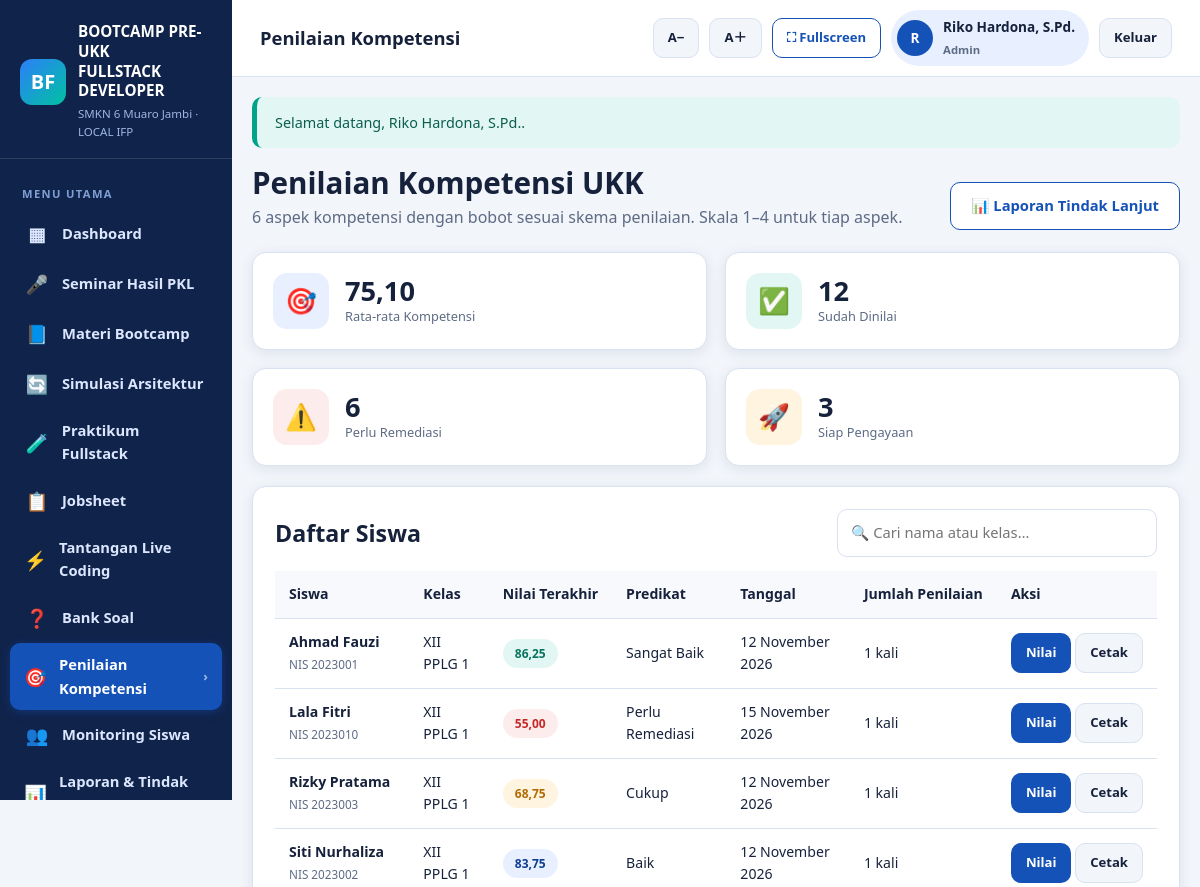
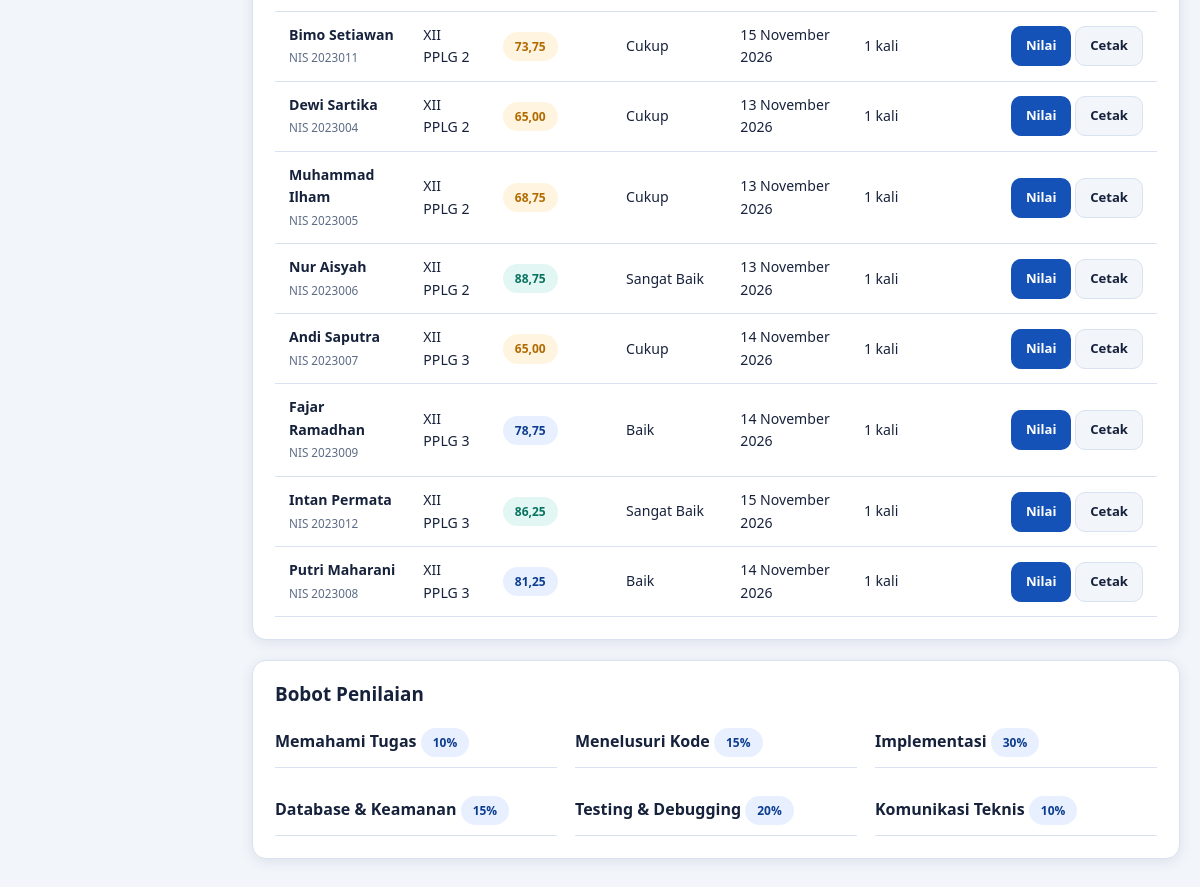
The app's page /modules/assessment/index.php (signed in) with its own data (2 pictures, top to bottom).
### tables this page shows
CREATE TABLE users (
  id          INT UNSIGNED AUTO_INCREMENT PRIMARY KEY,
  username    VARCHAR(50) NOT NULL UNIQUE,
  password    VARCHAR(255) NOT NULL,
  full_name   VARCHAR(120) NOT NULL,
  role        ENUM('admin','guru','siswa') NOT NULL DEFAULT 'guru',
  student_id  INT UNSIGNED DEFAULT NULL,
  is_active   TINYINT(1) NOT NULL DEFAULT 1,
  last_login  DATETIME DEFAULT NULL,
  created_at  TIMESTAMP NOT NULL DEFAULT CURRENT_TIMESTAMP,
  updated_at  TIMESTAMP NOT NULL DEFAULT CURRENT_TIMESTAMP ON UPDATE CURRENT_TIMESTAMP,
  KEY idx_users_role (role),
  CONSTRAINT fk_users_student FOREIGN KEY (student_id) REFERENCES students(id) ON DELETE SET NULL
);

CREATE TABLE competency_assessments (
  id                   INT UNSIGNED AUTO_INCREMENT PRIMARY KEY,
  student_id           INT UNSIGNED NOT NULL,
  assessor_id          INT UNSIGNED DEFAULT NULL,
  assessment_date      DATE NOT NULL,
  score_understanding  TINYINT UNSIGNED NOT NULL DEFAULT 1,
  score_trace          TINYINT UNSIGNED NOT NULL DEFAULT 1,
  score_implementation TINYINT UNSIGNED NOT NULL DEFAULT 1,
  score_db_security    TINYINT UNSIGNED NOT NULL DEFAULT 1,
  score_testing        TINYINT UNSIGNED NOT NULL DEFAULT 1,
  score_communication  TINYINT UNSIGNED NOT NULL DEFAULT 1,
  total_score          DECIMAL(5,2) NOT NULL DEFAULT 0,
  notes                TEXT DEFAULT NULL,
  created_at           TIMESTAMP NOT NULL DEFAULT CURRENT_TIMESTAMP,
  KEY idx_ca_date (assessment_date),
  CONSTRAINT fk_comp_student FOREIGN KEY (student_id) REFERENCES students(id) ON DELETE CASCADE,
  CONSTRAINT fk_comp_assessor FOREIGN KEY (assessor_id) REFERENCES users(id) ON DELETE SET NULL
);

CREATE TABLE students (
  id            INT UNSIGNED AUTO_INCREMENT PRIMARY KEY,
  nis           VARCHAR(30) NOT NULL UNIQUE,
  name          VARCHAR(100) NOT NULL,
  class_name    VARCHAR(30) NOT NULL DEFAULT 'XII PPLG 1',
  gender        ENUM('L','P') NOT NULL DEFAULT 'L',
  phone         VARCHAR(20) DEFAULT NULL,
  email         VARCHAR(120) DEFAULT NULL,
  pkl_place     VARCHAR(180) DEFAULT NULL,
  pkl_title     VARCHAR(200) DEFAULT NULL,
  technologies  TEXT DEFAULT NULL,
  problem_desc  TEXT DEFAULT NULL,
  features      TEXT DEFAULT NULL,
  status        ENUM('aktif','alumni') NOT NULL DEFAULT 'aktif',
  created_at    TIMESTAMP NOT NULL DEFAULT CURRENT_TIMESTAMP,
  updated_at    TIMESTAMP NOT NULL DEFAULT CURRENT_TIMESTAMP ON UPDATE CURRENT_TIMESTAMP
);

### config/database.php (called while the page is built, shortened)
<?php
function db()
{
    static $pdo = null;
    if ($pdo instanceof PDO) {
        return $pdo;
    }
    $dsn = 'mysql:host=' . DB_HOST . ';dbname=' . DB_NAME . ';charset=' . DB_CHARSET;
    try {
        $pdo = new PDO($dsn, DB_USER, DB_PASS, [
            PDO::ATTR_ERRMODE            => PDO::ERRMODE_EXCEPTION,
            PDO::ATTR_DEFAULT_FETCH_MODE => PDO::FETCH_ASSOC,
            PDO::ATTR_EMULATE_PREPARES   => false,
        ]);
    } catch (PDOException $e) {
        http_response_code(500);
        echo '<!doctype html><html lang="id"><meta charset="utf-8">';
        echo '<title>Koneksi Database Gagal</title>';
        echo '<body style="font-family:Arial,sans-serif;padding:40px;line-height:1.7">';
        echo '<h1>Koneksi database gagal</h1>';
        echo '<p>Periksa kembali:</p><ul>';
        echo '<li>Laragon (Apache &amp; MySQL) sudah berjalan.</li>';
        echo '<li>Database <strong>' . htmlspecialchars(DB_NAME) . '</strong> sudah dibuat.</li>';
        echo '<li>File <code>database/database.sql</code> sudah di-import.</li>';
        echo '<li>Pengaturan DB di <code>config/config.php</code> sesuai.</li>';
        echo '</ul><p>Detail teknis: <code>' . htmlspecialchars($e->getMessage()) . '</code></p>';
        echo '</body></html>';
        exit;
    }
    return $pdo;
}
function db_all(string $sql, array $params = []): array
{
    $stmt = db()->prepare($sql);
    $stmt->execute($params);
    return $stmt->fetchAll();
}
function db_one(string $sql, array $params = []): ?array
{
    $stmt = db()->prepare($sql);
    $stmt->execute($params);
    $row = $stmt->fetch();
    return $row === false ? null : $row;
}

### auth/auth.php (called while the page is built, shortened)
<?php
require_once __DIR__ . '/../config/database.php';
function current_user(): ?array
{
    static $cache = null;
    if ($cache !== null) {
        return $cache;
    }
    $cache = db_one(
        'SELECT u.id, u.username, u.full_name, u.role, u.student_id, u.is_active,
                s.name AS student_name, s.class_name
         FROM users u
         LEFT JOIN students s ON s.id = u.student_id
         WHERE u.id = ? AND u.is_active = 1',
        [(int) $_SESSION['user_id']]
    );
    return $cache;
}
function is_logged_in(): bool
{
    return current_user() !== null;
}
function user_role(): string
{
    $u = current_user();
    return $u ? $u['role'] : '';
}
function can_manage(): bool
{
    return in_array(user_role(), ['admin', 'guru'], true);
}
function require_login(): void
{
    if (!is_logged_in()) {
        flash('warning', 'Silakan login terlebih dahulu.');
        redirect('login.php');
    }
}
function role_label(string $role): string
{
    return [
        'admin' => 'Admin',
        'guru'  => 'Guru',
        'siswa' => 'Siswa',
    ][$role] ?? $role;
}

### modules/assessment/index.php (the view, shortened to what this page needs)
<?php
require_once dirname(__DIR__, 2) . '/config/database.php';
require_once dirname(__DIR__, 2) . '/auth/auth.php';
require_login();
$page_title = 'Penilaian Kompetensi';
if (can_manage()) {
    $rows = db_all('SELECT s.*,
            c.id AS assessment_id, c.total_score, c.assessment_date,
            (SELECT COUNT(*) FROM competency_assessments c2 WHERE c2.student_id = s.id) AS assessment_count
        FROM students s
        LEFT JOIN competency_assessments c ON c.id = (
            SELECT MAX(id) FROM competency_assessments WHERE student_id = s.id
        )
        WHERE s.status = "aktif"
        ORDER BY s.class_name, s.name');
}
$scored = array_filter($rows, fn($r) => $r['total_score'] !== null);
$avg = $scored ? array_sum(array_column($scored, 'total_score')) / count($scored) : 0;
$remedial = count(array_filter($scored, fn($r) => (float)$r['total_score'] < 75));
$enrich = count(array_filter($scored, fn($r) => (float)$r['total_score'] >= 85));
?>
<?php include dirname(__DIR__, 2) . '/includes/header.php'; ?>
<div class="page-head">
    <div>
        <h1>Penilaian Kompetensi UKK</h1>
        <p>6 aspek kompetensi dengan bobot sesuai skema penilaian. Skala 1–4 untuk tiap aspek.</p>
    </div>
    <div class="btn-group">
        <a class="btn btn-outline" href="<?= url('modules/reports/index.php') ?>">📊 Laporan Tindak Lanjut</a>
    </div>
</div>
<div class="grid grid-4" style="margin-bottom:20px">
    <div class="stat-card"><div class="stat-icon">🎯</div><div>
        <div class="stat-value"><?= fmt_score($avg) ?></div><div class="stat-label">Rata-rata Kompetensi</div></div></div>
    <div class="stat-card"><div class="stat-icon green">✅</div><div>
        <div class="stat-value"><?= count($scored) ?></div><div class="stat-label">Sudah Dinilai</div></div></div>
    <div class="stat-card"><div class="stat-icon red">⚠️</div><div>
        <div class="stat-value"><?= $remedial ?></div><div class="stat-label">Perlu Remediasi</div></div></div>
    <div class="stat-card"><div class="stat-icon orange">🚀</div><div>
        <div class="stat-value"><?= $enrich ?></div><div class="stat-label">Siap Pengayaan</div></div></div>
</div>
<div class="card">
    <div class="card-head"><h2>Daftar Siswa</h2>
        <input type="text" id="table-filter" placeholder="🔍 Cari nama atau kelas…" style="max-width:320px">
    </div>
    <div class="table-wrap">
        <table class="data-table" data-filterable>
            <thead><tr>
                <th>Siswa</th><th>Kelas</th><th>Nilai Terakhir</th><th>Predikat</th><th>Tanggal</th><th>Jumlah Penilaian</th><th>Aksi</th>
            </tr></thead>
            <tbody>
            <?php foreach ($rows as $r): ?>
                <tr>
                    <td><strong><?= e($r['name']) ?></strong><br><small>NIS <?= e($r['nis']) ?></small></td>
                    <td><?= e($r['class_name']) ?></td>
                    <td><?= $r['total_score'] !== null
                        ? '<span class="badge ' . score_badge_class((float)$r['total_score']) . '">' . fmt_score($r['total_score']) . '</span>'
                        : '<span class="muted">Belum dinilai</span>' ?></td>
                    <td><?= $r['total_score'] !== null ? e(score_predicate((float)$r['total_score'])) : '-' ?></td>
                    <td><?= $r['assessment_date'] ? e(format_date($r['assessment_date'])) : '-' ?></td>
                    <td><?= (int)$r['assessment_count'] ?> kali</td>
                    <td class="actions">
                        <a class="btn btn-primary btn-sm" href="<?= url('modules/assessment/detail.php?student_id=' . (int)$r['id']) ?>">
                            <?= can_manage() ? 'Nilai' : 'Lihat' ?></a>
                        <?php if ($r['assessment_id']): ?>
                        <a class="btn btn-light btn-sm" href="<?= url('modules/assessment/print.php?student_id=' . (int)$r['id']) ?>" target="_blank">Cetak</a>
                        <?php endif; ?>
                    </td>
                </tr>
            <?php endforeach; ?>
            </tbody>
        </table>
    </div>
</div>
<div class="card">
    <h3>Bobot Penilaian</h3>
    <div class="grid grid-3">
        <?php foreach (COMPETENCY_LABELS as $key => $label): ?>
            <div style="padding:10px 0;border-bottom:1px solid var(--line)">
                <strong><?= e($label) ?></strong> <span class="badge badge-blue"><?= COMPETENCY_WEIGHTS[$key] ?>%</span>
            </div>
        <?php endforeach; ?>
    </div>
</div>
<?php include dirname(__DIR__, 2) . '/includes/footer.php'; ?>

### includes/header.php (shortened to what this page needs)
<?php
$user = current_user();
$currentPath = str_replace('\\', '/', $_SERVER['SCRIPT_NAME'] ?? '');
$activeKey = '';
$map = [
    'dashboard'    => ['index.php'],
    'seminar'      => ['/modules/seminar/'],
    'materi'       => ['/modules/materi/'],
    'praktikum'    => ['/modules/praktikum/', '/modules/code/'],
    'jobsheet'     => ['/modules/jobsheet/'],
    'challenges'   => ['/modules/challenges/'],
    'questions'    => ['/modules/questions/'],
    'assessment'   => ['/modules/assessment/'],
    'students'     => ['/modules/students/'],
    'reports'      => ['/modules/reports/'],
    'settings'     => ['/modules/settings/'],
    'simulasi'     => ['/modules/simulasi/'],
];
foreach ($map as $key => $patterns) {
    foreach ($patterns as $pattern) {
        if ($key === 'dashboard') {
            $base = rtrim(BASE_PATH, '/');
            if (rtrim($currentPath, '/') === $base . '/index.php' || rtrim($currentPath, '/') === $base) {
                $activeKey = 'dashboard';
            }
        } elseif (strpos($currentPath, $pattern) !== false) {
            $activeKey = $key;
        }
    }
}
$menu = [
    ['dashboard',  '▦', 'Dashboard',            'index.php'],
    ['seminar',    '🎤', 'Seminar Hasil PKL',   'modules/seminar/index.php'],
    ['materi',     '📘', 'Materi Bootcamp',     'modules/materi/index.php'],
    ['simulasi',   '🔄', 'Simulasi Arsitektur', 'modules/simulasi/index.php'],
    ['praktikum',  '🧪', 'Praktikum Fullstack', 'modules/praktikum/index.php'],
    ['jobsheet',   '📋', 'Jobsheet',            'modules/jobsheet/index.php'],
    ['challenges', '⚡', 'Tantangan Live Coding','modules/challenges/index.php'],
    ['questions',  '❓', 'Bank Soal',           'modules/questions/index.php'],
    ['assessment', '🎯', 'Penilaian Kompetensi','modules/assessment/index.php'],
    ['students',   '👥', 'Monitoring Siswa',    'modules/students/index.php'],
    ['reports',    '📊', 'Laporan & Tindak Lanjut','modules/reports/index.php'],
    ['settings',   '⚙️', 'Pengaturan',          'modules/settings/index.php'],
];
?>
<!doctype html>
<html lang="id">
<head>
    <link rel="stylesheet" href="<?= asset('css/app.css') ?>">
</head>
<body>
<div class="app-shell">
    <aside class="sidebar">
        <div class="sidebar-brand">
            <div class="logo">
                <div class="logo-mark">BF</div>
                <div>
                    <strong>BOOTCAMP PRE-UKK<br>FULLSTACK DEVELOPER</strong>
                    <small><?= e(SCHOOL_NAME) ?> · LOCAL IFP</small>
                </div>
            </div>
        </div>
        <nav class="sidebar-nav">
            <div class="nav-label">Menu Utama</div>
            <?php foreach ($menu as $item): ?>
                <?php
                [$key, $icon, $label, $link] = $item;
                ?>
                <a class="nav-item <?= $activeKey === $key ? 'active' : '' ?>"
                   href="<?= url($link) ?>">
                    <span class="ico"><?= $icon ?></span>
                    <span><?= e($label) ?></span>
                    <?php if ($activeKey === $key): ?><span class="chev">›</span><?php endif; ?>
                </a>
            <?php endforeach; ?>
        </nav>
    </aside>
    <div class="main-area">
        <header class="topbar">
            <h1><?= e($page_title) ?></h1>
            <div class="topbar-actions">
                <button type="button" class="btn btn-light btn-sm no-print" onclick="changeFontSize(-1)" title="Perkecil teks">A−</button>
                <button type="button" class="btn btn-light btn-sm no-print" onclick="changeFontSize(1)" title="Perbesar teks">A＋</button>
                <button type="button" class="btn btn-outline btn-sm no-print" onclick="toggleFullscreen()" title="Layar penuh">⛶ Fullscreen</button>
                <?php if ($user): ?>
                    <div class="user-chip">
                        <span class="avatar"><?= e(mb_substr($user['full_name'], 0, 1)) ?></span>
                        <span>
                            <?= e($user['full_name']) ?><br>
                            <small><?= e(role_label($user['role'])) ?></small>
                        </span>
                    </div>
                    <a class="btn btn-light btn-sm no-print" href="<?= url('logout.php') ?>">Keluar</a>
                <?php endif; ?>
            </div>
        </header>
        <main class="content">

### records on screen
users: full_name "R", full_name "Riko Hardona, S.Pd.", role "Admin"
competency_assessments: student.name "Ahmad Fauzi", student.nis "2023001", student.class_name "XII PPLG 1", total_score "86,25", total_score "Sangat Baik", assessment_date "12 November 2026", assessment_count "1"
competency_assessments: student.name "Lala Fitri", student.nis "2023010", student.class_name "XII PPLG 1", total_score "55,00", total_score "Perlu Remediasi", assessment_date "15 November 2026", assessment_count "1"
competency_assessments: student.name "Rizky Pratama", student.nis "2023003", student.class_name "XII PPLG 1", total_score "68,75", total_score "Cukup", assessment_date "12 November 2026", assessment_count "1"
competency_assessments: student.name "Siti Nurhaliza", student.nis "2023002", student.class_name "XII PPLG 1", total_score "83,75", total_score "Baik", assessment_date "12 November 2026", assessment_count "1"
competency_assessments: student.name "Bimo Setiawan", student.nis "2023011", student.class_name "XII PPLG 2", total_score "73,75", total_score "Cukup", assessment_date "15 November 2026", assessment_count "1"
competency_assessments: student.name "Dewi Sartika", student.nis "2023004", student.class_name "XII PPLG 2", total_score "65,00", total_score "Cukup", assessment_date "13 November 2026", assessment_count "1"
competency_assessments: student.name "Muhammad Ilham", student.nis "2023005", student.class_name "XII PPLG 2", total_score "68,75", total_score "Cukup", assessment_date "13 November 2026", assessment_count "1"
competency_assessments: student.name "Nur Aisyah", student.nis "2023006", student.class_name "XII PPLG 2", total_score "88,75", total_score "Sangat Baik", assessment_date "13 November 2026", assessment_count "1"
competency_assessments: student.name "Andi Saputra", student.nis "2023007", student.class_name "XII PPLG 3", total_score "65,00", total_score "Cukup", assessment_date "14 November 2026", assessment_count "1"
competency_assessments: student.name "Fajar Ramadhan", student.nis "2023009", student.class_name "XII PPLG 3", total_score "78,75", total_score "Baik", assessment_date "14 November 2026", assessment_count "1"
competency_assessments: student.name "Intan Permata", student.nis "2023012", student.class_name "XII PPLG 3", total_score "86,25", total_score "Sangat Baik", assessment_date "15 November 2026", assessment_count "1"
competency_assessments: student.name "Putri Maharani", student.nis "2023008", student.class_name "XII PPLG 3", total_score "81,25", total_score "Baik", assessment_date "14 November 2026", assessment_count "1"

### other values on screen
SCHOOL_NAME "SMKN 6 Muaro Jambi"
$icon "▦"
$label "Dashboard"
$icon "🎤"
$label "Seminar Hasil PKL"
$icon "📘"
$label "Materi Bootcamp"
$icon "🔄"
$label "Simulasi Arsitektur"
$icon "🧪"
$label "Praktikum Fullstack"
$icon "📋"
$label "Jobsheet"
$icon "⚡"
$label "Tantangan Live Coding"
